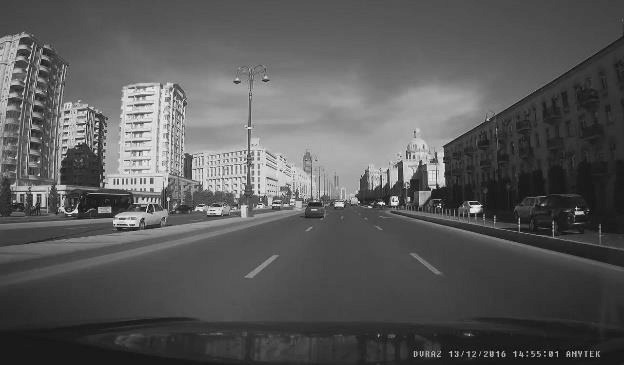
#> input picture a-low-contrast-image.jpg, 624 x 365 px
$ python gnr607_project.py   (older library calls are emulated)
#> lines starting #> are read from the running program, lines starting #| are printed output that depends on the picture
# -*- coding: utf-8 -*-
"""GNR607_Project.ipynb

Automatically generated by Colaboratory.

Original file is located at
    https://colab.research.google.com/drive/1OgyypJZ58__-I-CQkJAd37YxIpULgj5v

<a href="https://colab.research.google.com/github/21skar4/GNR-607-Assignment/blob/main/GNR607_Project.ipynb" target="_parent"><img src="https://colab.research.google.com/assets/colab-badge.svg" alt="Open In Colab"/></a>
"""

#@title Import libraries
import scipy.stats as stats
import seaborn as sns
import matplotlib.pyplot as plt
import numpy
import numpy as np
import cv2
from google.colab.patches import cv2_imshow
from math import e
import time
import sys

#@title Loading the image
# Load an color image in grayscale
in_file = input("Enter path of local input " )
#> the answer given: a-low-contrast-image.jpg

image = cv2.imread(in_file,0)
#> image is the input picture: shape (365, 624); min 0, max 250, mean 89
cv2_imshow(image)

#@title Histogram , Size and Max , Min greylevel
plt.subplot(1,2,1)
plt.imshow(image,cmap='gray')
plt.title('image')
plt.xticks([])
plt.yticks([])
plt.subplot(1,2,2)
hist,bin = np.histogram(image.ravel(),256,[0,255])
#> hist = 256 values, max 5489 at index 86, min 0 at index 245, mean 889.7; bin = 257 values from 0 to 255
plt.xlim([0,255])
plt.plot(hist)
plt.title('histogram')
plt.show()
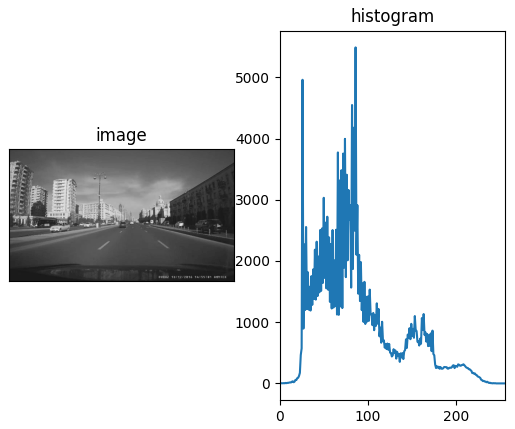
#> figure drawn by matplotlib, 2 panels; panel 2: curve peaks at x = 86, y = 5489

# plotting a normalised histogram
ax = sns.distplot(image.ravel(),256,[0,255],
                  kde=True,
                  color='red',
                  hist_kws={"linewidth": 15,'alpha':1})
ax.set(xlabel='Normalised Distribution', ylabel='Frequency Ratio')

plt.show()
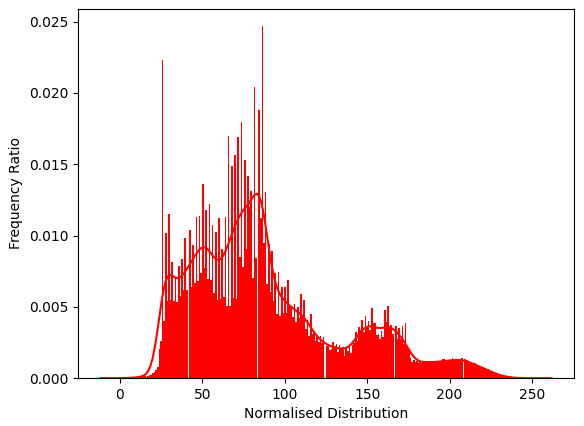
#> figure drawn by matplotlib, 1 panel; tallest bar 0.0247 high, from x = 85.94 to 86.91; curve peaks at x = 83.07, y = 0.0129


# max and min greylevel
max_grey_level=numpy.max(image)
#> max_grey_level = 250
min_grey_level=numpy.min(image)
#> min_grey_level = 0
print("Max_grey_level :",max_grey_level,"      Min_grey_level :",min_grey_level)
#| Max_grey_level : 250       Min_grey_level : 0

#size of image
rows,columns=image.shape
#> rows = 365; columns = 624
print("Rows : ",rows,"Columns : ",columns)
#| Rows :  365 Columns :  624

#@title Contrast Enhancement Methods
#Linear Contrast Enchancement with original max and min grey level
#Not suitable when there is a remote pixel with very less frequency of occurance.

# [210 lines left out: functions lin_con_enhan1, lin_con_enhan2, log_con_enhan, exp_con_enhan, not called in this run]

#@title Choosing the enhancement method
print("Type 1 : For Linear Contrast Enhancement with original max and min.")
print("Type 2 : For Linear Contrast Enhancement with max and min with k deviation from mean.")
print("Type 3 : For Log Contrast Enhancement ")
print("Type 4 : For Exponentail Contrast Enhancement ")
print(" ")
print("Choose Method")
val = int(input())
#> the answer given: 3
if val != 1 and val != 2 and val != 3 and val != 4:
  print("You have chosen a wrong value ")
  sys. exit()
print(" ")
print("Choose max desired greylevel between 0 and 255 ")
max_desired = int(input())
#> the answer given: 3
if 0 <= max_desired <= 255:
  print("")
else:
  print("You have entered a wrong value")
  sys. exit()
print("Choose min desired greylevel between 0 and 255 ")
min_desired = int(input())
#> the answer given: 3
if 0 <= min_desired <= 255:
  print(" ")
else:
  print("You have entered a wrong value")
  sys. exit()

#@title Results

if val == 1:
  lin_con_enhan1(image,max_desired,min_desired)
if val == 2:
  lin_con_enhan2(image,8,max_desired,min_desired)

if val == 3:
  print("Choose value between 5-500 for k")
  k1 = int(input())
#> the answer given: 3
  if 5 <= k1 <= 500:
    print(" ")
  else:
     print("You have entered a wrong value")
     sys. exit()
#> (the program exits here)

$ run again, on b-high-contrast-image-i-i-i-i-110.png
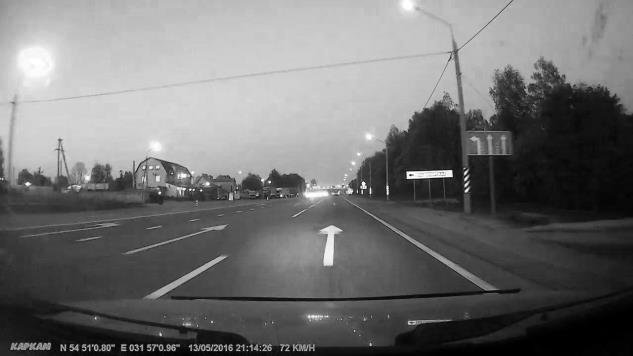
#> input picture b-high-contrast-image-i-i-i-i-110.png, 633 x 356 px
#> image is the input picture: shape (356, 633); min 0, max 255, mean 113.2
#> hist = 256 values, max 3093 at index 197, min 40 at index 254, mean 880.3; bin = 257 values from 0 to 255
#> `plt.show()`:
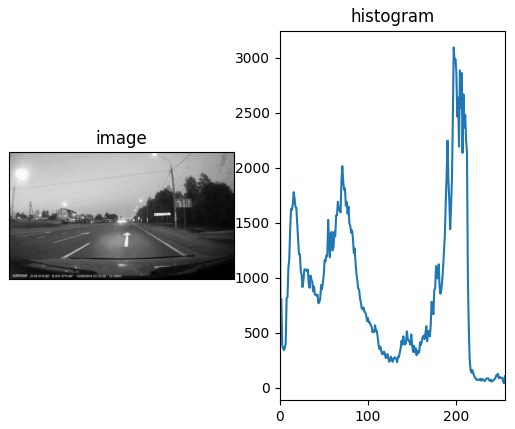
#> figure drawn by matplotlib, 2 panels; panel 2: curve peaks at x = 197, y = 3093
#> `plt.show()`:
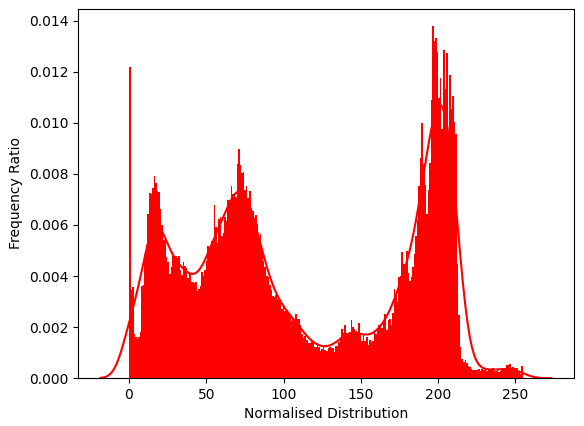
#> figure drawn by matplotlib, 1 panel; tallest bar 0.0138 high, from x = 196.2 to 197.2; curve peaks at x = 201.5, y = 0.0107
#> max_grey_level = 255
#> min_grey_level = 0
#| Max_grey_level : 255       Min_grey_level : 0
#| Rows :  356 Columns :  633
